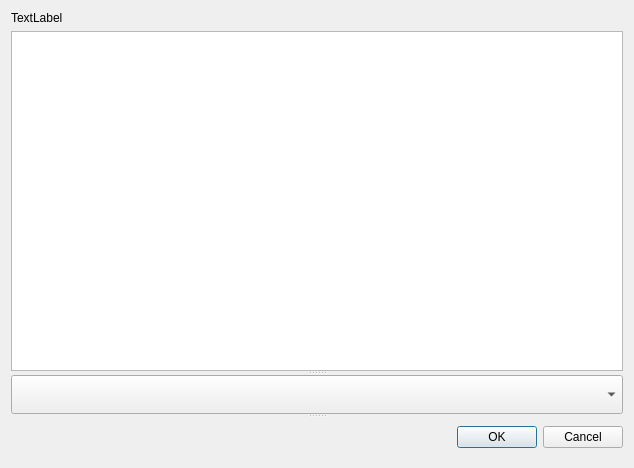
<?xml version="1.0" encoding="UTF-8"?>
<ui version="4.0">
 <class>Form</class>
 <widget class="QWidget" name="Form">
  <property name="geometry">
   <rect>
    <x>0</x>
    <y>0</y>
    <width>634</width>
    <height>468</height>
   </rect>
  </property>
  <property name="windowTitle">
   <string>Form</string>
  </property>
  <layout class="QGridLayout" name="gridLayout">
   <item row="1" column="0">
    <widget class="QSplitter" name="splitter">
     <property name="orientation">
      <enum>Qt::Vertical</enum>
     </property>
     <widget class="QTableView" name="dataView"/>
     <widget class="QComboBox" name="items"/>
     <widget class="QDialogButtonBox" name="confirm">
      <property name="standardButtons">
       <set>QDialogButtonBox::Cancel|QDialogButtonBox::Ok</set>
      </property>
     </widget>
    </widget>
   </item>
   <item row="0" column="0">
    <widget class="QLabel" name="entityName">
     <property name="text">
      <string>TextLabel</string>
     </property>
    </widget>
   </item>
  </layout>
 </widget>
 <resources/>
 <connections/>
</ui>
